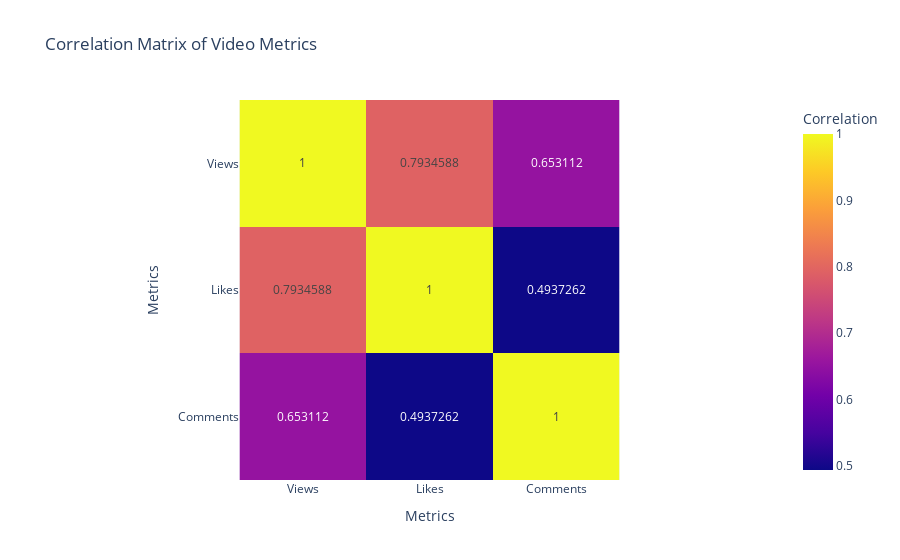

Notebook code for this chart:
### Markdown cell above
### Heatmap to show the correlation between views, likes and comments

### Code cell
numeric_columns = ['Views', 'Likes','Comments']  
correlation_matrix = video_data[numeric_columns].corr()

fig_heatmap = px.imshow(correlation_matrix, 
                        text_auto=True, 
                        title='Correlation Matrix of Video Metrics',
                        labels=dict(color='Correlation'))

fig_heatmap.update_layout(xaxis_title='Metrics', yaxis_title='Metrics')
fig_heatmap.show()

### Figure 1 — Plotly figure (JSON) as saved in the notebook; plotly's stock layout.template omitted (floating-point values rounded to 4 significant figures)
{"data": [{"coloraxis": "coloraxis", "hovertemplate": "x: %{x}<br>y: %{y}<br>Correlation: %{z}<extra></extra>", "name": "0", "texttemplate": "%{z}", "type": "heatmap", "x": ["Views", "Likes", "Comments"], "xaxis": "x", "y": ["Views", "Likes", "Comments"], "yaxis": "y", "z": [[1, 0.7935, 0.6531], [0.7935, 1, 0.4937], [0.6531, 0.4937, 1]]}], "layout": {"coloraxis": {"colorbar": {"title": {"text": "Correlation"}}, "colorscale": [[0, "#0d0887"], [0.1111, "#46039f"], [0.2222, "#7201a8"], [0.3333, "#9c179e"], [0.4444, "#bd3786"], [0.5556, "#d8576b"], [0.6667, "#ed7953"], [0.7778, "#fb9f3a"], [0.8889, "#fdca26"], [1, "#f0f921"]]}, "title": {"text": "Correlation Matrix of Video Metrics"}, "xaxis": {"anchor": "y", "constrain": "domain", "domain": [0, 1], "scaleanchor": "y", "title": {"text": "Metrics"}}, "yaxis": {"anchor": "x", "autorange": "reversed", "constrain": "domain", "domain": [0, 1], "title": {"text": "Metrics"}}}}
